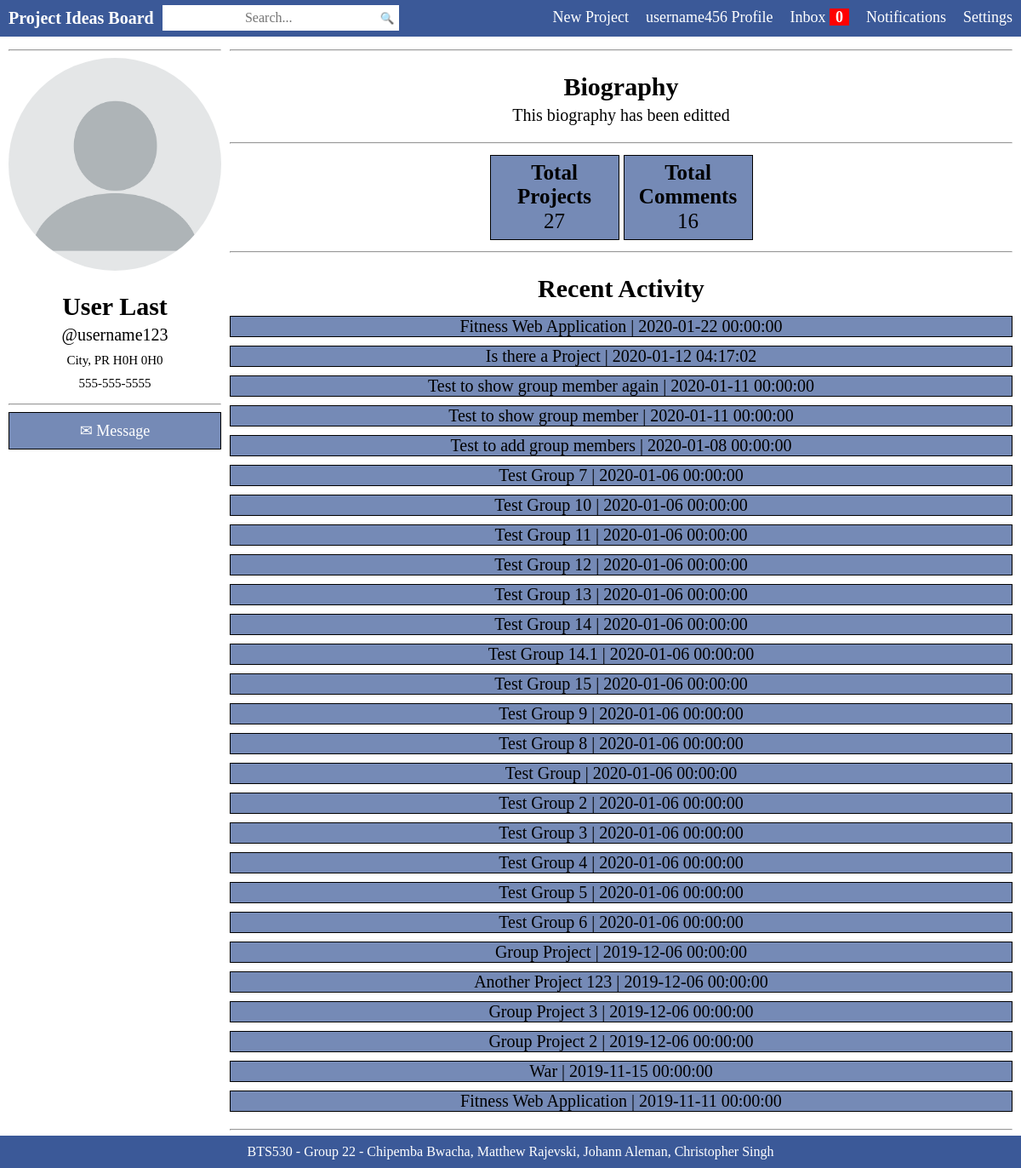
/PHP_current/src/profilePage.php?id=7 (signed in), run on the app's committed database.
### tables this page shows
CREATE TABLE `STUDENT` (
  `StudentID` int(11) NOT NULL,
  `FirstName` varchar(64) NOT NULL DEFAULT 'N/A',
  `LastName` varchar(64) NOT NULL DEFAULT 'N/A',
  `Phone` varchar(24) NOT NULL DEFAULT 'N/A',
  `Address` varchar(64) NOT NULL DEFAULT 'N/A',
  `City` varchar(32) NOT NULL DEFAULT 'N/A',
  `Province` varchar(32) NOT NULL DEFAULT 'N/A',
  `Country` varchar(24) NOT NULL DEFAULT 'N/A',
  `PostalCode` varchar(6) DEFAULT 'N/A',
  `Biography` varchar(1500) NOT NULL DEFAULT 'Write a biography and introduce yourself to the community.',
  `ProfilePic` varchar(64) NOT NULL DEFAULT 'default_avatar.png'
);

CREATE TABLE `USER` (
  `ID` int(11) NOT NULL,
  `StudentID` int(11) NOT NULL,
  `Username` varchar(64) NOT NULL,
  `Password` varchar(256) NOT NULL,
  `Email` varchar(64) NOT NULL,
  `AccountStatus` tinyint(1) DEFAULT 0
);

CREATE TABLE `PROJECT` (
  `ProjectID` int(11) NOT NULL,
  `StudentID` int(11) NOT NULL,
  `Title` varchar(64) NOT NULL,
  `Details` varchar(1024) NOT NULL,
  `Tags` varchar(128) NOT NULL,
  `DateCreated` datetime NOT NULL DEFAULT current_timestamp(),
  `Likes` int(11) NOT NULL DEFAULT 0,
  `Dislikes` int(11) NOT NULL DEFAULT 0,
  `Views` int(7) NOT NULL DEFAULT 0,
  `File` int(11) NOT NULL DEFAULT 0
);

### PHP_current/src/profilePage.php (the view, shortened to what this page needs)
<?php
    $servername = "localhost";
    $username = "root";
    $password = "5946618570";
    $dbname = "BTS_db";
$db = new mysqli($servername, $username, $password, $dbname);
?>
<?php
			if ($_GET['id'])
			{
				$userID = $_GET['id'];
			}
            else
			{
				$userID = $_SESSION['id'];
			}
            $sql_query = "SELECT STUDENT.StudentID, STUDENT.FirstName, STUDENT.LastName, STUDENT.Phone, STUDENT.Address, STUDENT.City, STUDENT.Province, STUDENT.Country, STUDENT.PostalCode, STUDENT.Biography, STUDENT.ProfilePic FROM STUDENT INNER JOIN USER ON STUDENT.StudentID='". $userID . "'";
            $sql_query2 = 'SELECT * FROM USER WHERE StudentID="'. $userID. '"LIMIT 1';
			$result = mysqli_query($db, $sql_query) or die('query failed'. mysqli_error($db));
            $row = mysqli_fetch_assoc($result);
            $result2 = mysqli_query($db, $sql_query2) or die('query failed'. mysqli_error($db));
            $row2 = mysqli_fetch_assoc($result2);
		?>
<html>
	<head>
        <link rel="stylesheet" type="text/css" href="css/home.css" />
		<link rel="stylesheet" type="text/css" href="css/searchBar.css" />
		<link rel="stylesheet" type="text/css" href="css/navigationBar.css" />
	</head>
	<body>
		<?php include('navigationBar.php'); ?>
		<?php
		$username = $row2['Username'];
        $firstname = $row['FirstName'];
        $lastname = $row['LastName'];
        $city = $row['City'];
        $province = $row['Province'];
        $postalcode = $row['PostalCode'];
        $phone = $row['Phone'];
        $bio = $row['Biography'];
		$profileId = $row['StudentID'];
		?>
		<div style="margin-top:50px;margin-left:10px;width:250px;text-align:center;float:left;">
		<hr>
		<?php
		echo "<img style='width:250px;height:250px;border-radius:50%;' class='avatarImg' src='uploadedFiles/profiles/".$row['ProfilePic']."'/>";
		echo "<h2 style='text-align:center;font-family:\"Times New Roman\";font-size:30px;'>" . $firstname . " " . $lastname . "</h2>";
		echo "<p style='margin-top:-20px;text-align:center;font-family:\"Times New Roman\";font-size:20px;'>@" . $username . "</p>";
		echo "<p style='margin-top:-10px;text-align:center;font-family:\"Times New Roman\";font-size:15px;'>" . $city . ", " . strtoupper(substr($province, 0, 2)) . " " . substr($postalcode, 0, 3) . " " . substr($postalcode, 3, 3) . "</p>";
		echo "<p style='margin-top:-5px;text-align:center;font-family:\"Times New Roman\";font-size:15px;'>" . $phone . "</p>";
		?>
		<hr>
		<button class="formBtn" onclick="location.href='composeMessage.php?id=<?php echo $_GET['id']; ?>'" style="width:250px;border:1px solid black;" <?php if ($_SESSION['id'] == $profileId) { echo 'disabled'; }?>>✉ Message</button>
		</div>
		<div style="margin-top:50px;margin-left:10px;text-align:center;float:left;width:calc(100% - 280px);">
		<hr>
		<?php
		echo "<h2 style='text-align:center;font-family:\"Times New Roman\";font-size:30px;'>Biography</h2>";
		echo "<p style='margin-top:-20px;text-align:center;font-family:\"Times New Roman\";font-size:20px;'>" . $bio . "</p>";
		?>
		<hr>
		<div style="text-align:center;display:table;margin:auto;border-spacing:5px;">
		<?php
			$sql_query = "SELECT * FROM PROJECT WHERE StudentID = " . $profileId;
			$resultPosts = mysqli_query($db, $sql_query) or die('query failed'. mysqli_error($db));
            $numPosts = $resultPosts->num_rows;
			$sql_query2 = "SELECT * FROM COMMENTS WHERE StudentID = " . $profileId;
			$resultComments = mysqli_query($db, $sql_query2) or die('query failed'. mysqli_error($db));
            $numComments = $resultComments->num_rows;
		?>
		<div style="text-align:center;border:1px solid black;width:150px;display:table-cell;height:100px;vertical-align:middle;background-color:#758ab6;">
		<h2 style="text-align:center;font-family:'Times New Roman';font-size:25px;">Total<br/>Projects</h2>
		<?php echo "<p style='margin-top:-20px;text-align:center;font-family:\"Times New Roman\";font-size:25px;'>" . $numPosts . "</p>";?>
		</div>
		<div style="text-align:center;border:1px solid black;width:150px;display:table-cell;height:100px;vertical-align:middle;background-color:#758ab6;">
		<h2 style="text-align:center;font-family:'Times New Roman';font-size:25px;">Total Comments</h2>
		<?php echo "<p style='margin-top:-20px;text-align:center;font-family:\"Times New Roman\";font-size:25px;'>" . $numComments . "</p>";?>
		</div>
		</div>
		<hr>
		<?php
		echo "<h2 style='text-align:center;font-family:\"Times New Roman\";font-size:30px;'>Recent Activity</h2>";
		$sql_query = "SELECT PROJECT.Title, PROJECT.DateCreated, PROJECT.ProjectID FROM PROJECT WHERE StudentID = " . $profileId . " ORDER BY DateCreated DESC";
		$result = mysqli_query($db, $sql_query) or die('query failed'. mysqli_error($db));
		if ($result->num_rows > 0)
		{
			while($row = $result->fetch_assoc())
			{
				echo "<p style='border:1px solid black;margin-top:-10px;text-align:center;font-family:\"Times New Roman\";font-size:20px;background-color:#758ab6'><a style='text-decoration:none;color:#000000;' href='projectDetails.php?id=" . $row['ProjectID'] . "'>" . $row['Title'] . ' | ' . $row['DateCreated'] . "</a></p>";
			}
		}
		else
		{
			echo "<p style='border:1px solid black;margin-top:-10px;text-align:center;font-family:\"Times New Roman\";font-size:20px;background-color:#758ab6'>No Projects Yet.</p>";
		}
		?>
		<hr>
		<br/><br/>
		</div>
		<div class="footer">
		<span class="footerNote">BTS530 - Group 22 - Chipemba Bwacha, Matthew Rajevski, Johann Aleman, Christopher Singh</span>
		</div>
	</body>
</html>

### PHP_current/src/css/home.css (style rules this page uses)
body { margin: 0; }
.formBtn { background-color: #758ab6; padding: 10px 14px; outline: none; border: none; font-size: 18px; font-family: "Times New Roman"; color: #FFFFFF; }
.footer { position: fixed; left: 0; bottom: 0; width: 100%; background-color: #3b5998; color: #FFFFFF; text-align: center; padding-top: 10px; padding-bottom: 10px; }

### data on the page
student: ProfilePic (placeholder picture), FirstName "User", LastName "Last", City "City", Province "PR", PostalCode "H0H", PostalCode "0H0", Phone "555-555-5555", Biography "This biography has been editted"
user: Username "username123"
project: Title "Fitness Web Application", DateCreated "2020-01-22 00:00:00"
project: Title "Is there a Project", DateCreated "2020-01-12 04:17:02"
project: Title "Test to show group member again", DateCreated "2020-01-11 00:00:00"
project: Title "Test to show group member", DateCreated "2020-01-11 00:00:00"
project: Title "Test to add group members", DateCreated "2020-01-08 00:00:00"
project: Title "Test Group 7", DateCreated "2020-01-06 00:00:00"
project: Title "Test Group 10", DateCreated "2020-01-06 00:00:00"
project: Title "Test Group 11", DateCreated "2020-01-06 00:00:00"
project: Title "Test Group 12", DateCreated "2020-01-06 00:00:00"
project: Title "Test Group 13", DateCreated "2020-01-06 00:00:00"
project: Title "Test Group 14", DateCreated "2020-01-06 00:00:00"
project: Title "Test Group 14.1", DateCreated "2020-01-06 00:00:00"
project: Title "Test Group 15", DateCreated "2020-01-06 00:00:00"
project: Title "Test Group 9", DateCreated "2020-01-06 00:00:00"
project: Title "Test Group 8", DateCreated "2020-01-06 00:00:00"
project: Title "Test Group", DateCreated "2020-01-06 00:00:00"
project: Title "Test Group 2", DateCreated "2020-01-06 00:00:00"
project: Title "Test Group 3", DateCreated "2020-01-06 00:00:00"
project: Title "Test Group 4", DateCreated "2020-01-06 00:00:00"
project: Title "Test Group 5", DateCreated "2020-01-06 00:00:00"
project: Title "Test Group 6", DateCreated "2020-01-06 00:00:00"
project: Title "Group Project", DateCreated "2019-12-06 00:00:00"
project: Title "Another Project 123", DateCreated "2019-12-06 00:00:00"
project: Title "Group Project 3", DateCreated "2019-12-06 00:00:00"
project: Title "Group Project 2", DateCreated "2019-12-06 00:00:00"
project: Title "War", DateCreated "2019-11-15 00:00:00"
project: Title "Fitness Web Application", DateCreated "2019-11-11 00:00:00"

### other printed values
$sqlIUResult->num_rows "0"
$_SESSION['username'] "username456"
$numPosts "27"
$numComments "16"
